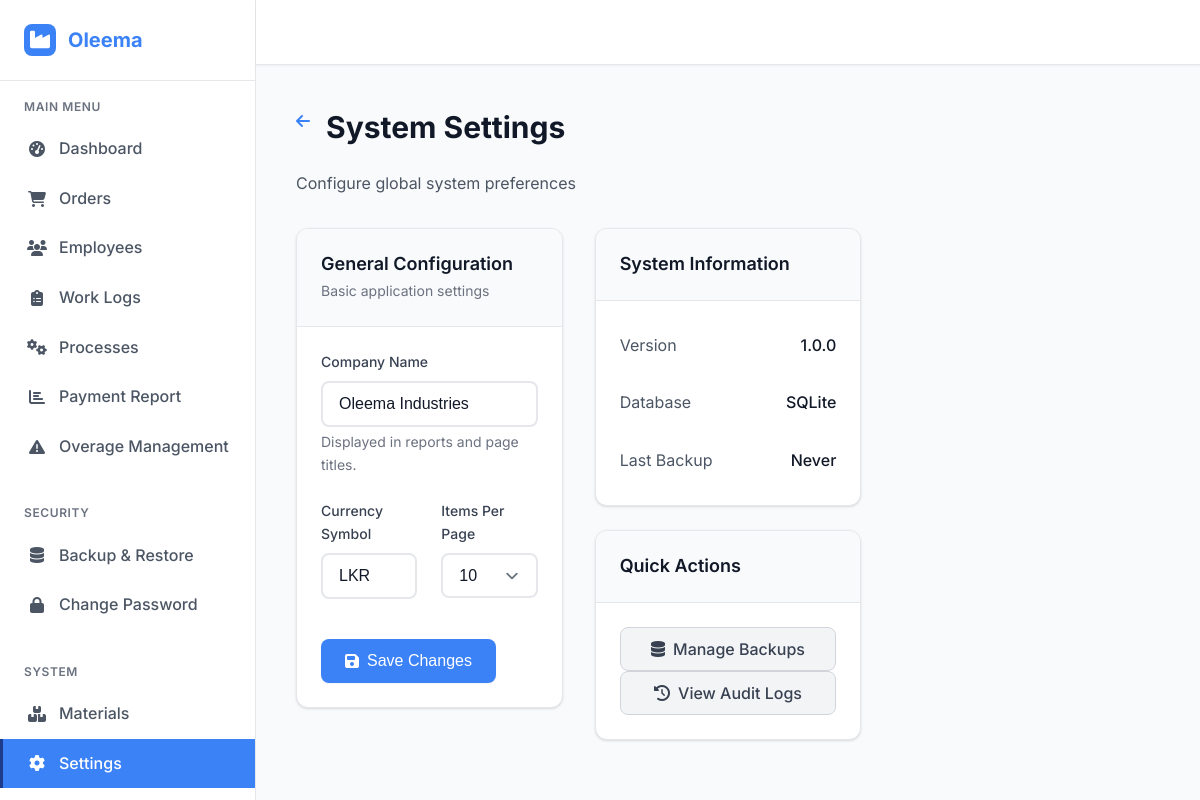
The app's page /settings (signed in) with its own data.
### models.py (models this page shows, shortened)
class Setting(db.Model):
    __tablename__ = 'settings'
    key = db.Column(db.String(50), primary_key=True)
    value = db.Column(db.Text)
    description = db.Column(db.String(200))
    updated_at = db.Column(db.DateTime, default=datetime.utcnow, onupdate=datetime.utcnow)

### app.py (the view, shortened to what this page needs)
@app.route('/settings', methods=['GET', 'POST'])
def settings():
    if not session.get('logged_in'):
        return redirect(url_for('login'))
    settings_dict = {}
    try:
        all_settings = Setting.query.all()
        for setting in all_settings:
            settings_dict[setting.key] = setting.value
    except Exception as e:
        print(f"Error fetching settings: {e}")
        settings_dict = {
            'company_name': 'Oleema Industries',
            'currency_symbol': 'LKR',
            'items_per_page': '10'
        }
    return render_template('pages/settings.html', settings=settings_dict)

### app.py (called while the page is built)
def check_session_timeout():
    if 'logged_in' in session:
        last_activity = session.get('last_activity')
        if last_activity:
            last_activity = datetime.fromisoformat(last_activity)
            if datetime.now() - last_activity > timedelta(hours=2):
                session.clear()
                return True
    return False

def update_session_activity():
    session['last_activity'] = datetime.now().isoformat()

@app.before_request
def before_request():
    if request.endpoint and 'static' not in request.endpoint:
        if check_session_timeout():
            flash('Session expired due to inactivity. Please login again.', 'warning')
            return redirect(url_for('login'))
        elif session.get('logged_in'):
            update_session_activity()

@app.context_processor
def inject_settings():
    try:
        settings_dict = {}
        all_settings = Setting.query.all()
        for setting in all_settings:
            settings_dict[setting.key] = setting.value
        return dict(app_settings=settings_dict)
    except:
        return dict(app_settings={})

### templates/pages/settings.html (shortened to what this page needs)
{% extends "base.html" %}
{% block content %}
<div class="p-6">
    <div class="mb-8">
        <div class="flex items-center mb-4">
            <a href="{{ url_for('dashboard') }}" class="text-primary hover:text-primary-dark mr-4">
                <i class="fas fa-arrow-left"></i>
            </a>
            <h1 class="text-3xl font-bold text-gray-900">System Settings</h1>
        </div>
        <p class="text-gray-600">Configure global system preferences</p>
    </div>
    <div class="grid grid-cols-1 lg:grid-cols-3 gap-8">
        <div class="lg:col-span-2">
            <div class="card">
                <div class="card-header">
                    <h3 class="card-title">General Configuration</h3>
                    <p class="card-subtitle">Basic application settings</p>
                </div>
                <div class="card-body">
                    <form method="POST">
                        <div class="space-y-6">
                            <div class="form-group">
                                <label for="company_name" class="form-label">Company Name</label>
                                <input type="text" id="company_name" name="company_name" class="form-input"
                                    value="{{ settings.get('company_name', 'Oleema Industries') }}" required>
                                <p class="text-sm text-gray-500 mt-1">Displayed in reports and page titles.</p>
                            </div>
                            <div class="grid grid-cols-1 md:grid-cols-2 gap-6">
                                <div class="form-group">
                                    <label for="currency_symbol" class="form-label">Currency Symbol</label>
                                    <input type="text" id="currency_symbol" name="currency_symbol" class="form-input"
                                        value="{{ settings.get('currency_symbol', 'LKR') }}" required>
                                </div>
                                <div class="form-group">
                                    <label for="items_per_page" class="form-label">Items Per Page</label>
                                    <select id="items_per_page" name="items_per_page" class="form-select">
                                        <option value="10" {% if settings.get('items_per_page')=='10' %}selected{% endif
                                            %}>10</option>
                                    </select>
                                </div>
                            </div>
                            <div class="pt-4 border-t border-gray-200">
                                <button type="submit" class="btn btn-primary">
                                    <i class="fas fa-save mr-2"></i>
                                    Save Changes
                                </button>
                            </div>
                        </div>
                    </form>
                </div>
            </div>
        </div>
        <div class="lg:col-span-1">
            <div class="card mb-6">
                <div class="card-header">
                    <h3 class="card-title">System Information</h3>
                </div>
                <div class="card-body">
                    <div class="space-y-4">
                        <div class="flex justify-between py-2 border-b border-gray-100">
                            <span class="text-gray-600">Version</span>
                            <span class="font-medium">1.0.0</span>
                        </div>
                        <div class="flex justify-between py-2 border-b border-gray-100">
                            <span class="text-gray-600">Database</span>
                            <span class="font-medium">SQLite</span>
                        </div>
                        <div class="flex justify-between py-2 border-b border-gray-100">
                            <span class="text-gray-600">Last Backup</span>
                            <span class="font-medium">
                                {% if last_backup %}
                                {{ last_backup }}
                                {% else %}
                                Never
                                {% endif %}
                            </span>
                        </div>
                    </div>
                </div>
            </div>
            <div class="card">
                <div class="card-header">
                    <h3 class="card-title">Quick Actions</h3>
                </div>
                <div class="card-body space-y-3">
                    <a href="{{ url_for('backup') }}" class="btn btn-secondary w-full justify-center">
                        <i class="fas fa-database mr-2"></i>
                        Manage Backups
                    </a>
                    <a href="{{ url_for('audit_logs') }}" class="btn btn-secondary w-full justify-center">
                        <i class="fas fa-history mr-2"></i>
                        View Audit Logs
                    </a>
                </div>
            </div>
        </div>
    </div>
</div>
{% endblock %}

### static/css/main.css (style rules this page uses)
* { box-sizing: border-box; }
html { font-size: 16px; scroll-behavior: smooth; }
body { margin: 0; padding: 0; background-color: var(--gray-50); min-height: 100vh; }
.flex { display: flex; }
.items-center { align-items: center; }
.justify-center { justify-content: center; }
.justify-between { justify-content: space-between; }
.w-full { width: 100%; }
.grid { display: grid; }
.grid-cols-1 { grid-template-columns: repeat(1, minmax(0, 1fr)); }
.gap-6 { gap: 1.5rem; }
.gap-8 { gap: 2rem; }
.bg-gray-50 { background-color: var(--gray-50); }
.text-gray-500 { color: var(--gray-500); }
.text-gray-900 { color: var(--gray-900); }
.text-primary { color: var(--primary); }
.border-gray-200 { border-color: var(--gray-200); }
@media (min-width: 768px) { .md\:grid-cols-2 { grid-template-columns: repeat(2, minmax(0, 1fr)); } }
@media (min-width: 1024px) { .lg\:grid-cols-3 { grid-template-columns: repeat(3, minmax(0, 1fr)); } }
.space-y-4>*+* { margin-top: 1rem; }
.mb-4 { margin-bottom: 0.5rem; }
.mb-6 { margin-bottom: 1.5rem; }
.mr-2 { margin-right: 0.5rem; }
.mr-4 { margin-right: 1rem; }
.p-6 { padding: 1.5rem; }
.py-2 { padding-top: 0.5rem; padding-bottom: 0.5rem; }
.text-sm { font-size: 0.875rem; }
.font-medium { font-weight: 500; }
.font-bold { font-weight: 700; }
.text-gray-600 { color: var(--gray-600); }
.card h3, .card h4, .card p, .card span { word-wrap: break-word; overflow-wrap: break-word; }
.card-body { word-wrap: break-word; overflow-wrap: break-word; }

### static/css/utilities/colors.css (style rules this page uses)
:root { --primary-dark: #1e3a8a; --primary: #3b82f6; --primary-light: #60a5fa; --primary-lighter: #93c5fd; --accent-yellow: #fef3c7; --accent-yellow-dark: #f59e0b; --white: #ffffff; --gray-50: #f9fafb; --gray-100: #f3f4f6; --gray-200: #e5e7eb; --gray-300: #d1d5db; --gray-400: #9ca3af; --gray-500: #6b7280; --gray-600: #4b5563; --gray-700: #374151; --gray-800: #1f2937; --gray-900: #111827; --success: #10b981; --warning: #f59e0b; --error: #ef4444; --info: #3b82f6; --shadow-sm: 0 1px 2px 0 rgb(0 0 0 / 0.05); --shadow: 0 1px 3px 0 rgb(0 0 0 / 0.1), 0 1px 2px -1px rgb(0 0 0 / 0.1); --shadow-md: 0 4px 6px -1px rgb(0 0 0 / 0.1), 0 2px 4px -2px rgb(0 0 0 / 0.1); --shadow-lg: 0 10px 15px -3px rgb(0 0 0 / 0.1), 0 4px 6px -4px rgb(0 0 0 / 0.1); --shadow-xl: 0 20px 25px -5px rgb(0 0 0 / 0.1), 0 8px 10px -6px rgb(0 0 0 / 0.1); }

### static/css/utilities/typography.css (style rules this page uses)
body { font-family: 'Inter', -apple-system, BlinkMacSystemFont, 'Segoe UI', Roboto, sans-serif; line-height: 1.6; color: var(--gray-900); }
h1, h2, h3, h4, h5, h6 { font-weight: 600; line-height: 1.25; margin-bottom: 0.5rem; }
h1 { font-size: 2.25rem; font-weight: 700; }
h3 { font-size: 1.5rem; }
p { margin-bottom: 1rem; }
.text-sm { font-size: 0.875rem; }
.text-3xl { font-size: 1.875rem; }
.font-medium { font-weight: 500; }
.font-bold { font-weight: 700; }

### static/css/utilities/spacing.css (style rules this page uses)
.mt-1 { margin-top: 0.25rem; }
.mb-4 { margin-bottom: 1rem; }
.mb-6 { margin-bottom: 1.5rem; }
.mb-8 { margin-bottom: 2rem; }
.mr-2 { margin-right: 0.5rem; }
.mr-4 { margin-right: 1rem; }
.p-6 { padding: 1.5rem; }
.pt-4 { padding-top: 1rem; }

### static/css/components/forms.css (style rules this page uses)
.form-group { margin-bottom: 1.5rem; }
.form-label { display: block; font-size: 0.875rem; font-weight: 500; color: var(--gray-700); margin-bottom: 0.5rem; }
.form-input { width: 100%; padding: 0.75rem 1rem; font-size: 1rem; border: 2px solid var(--gray-200); border-radius: 0.5rem; background-color: var(--white); color: var(--gray-900); transition: all 0.2s ease-in-out; box-sizing: border-box; }
.form-input::placeholder { color: var(--gray-400); }
.form-select { width: 100%; padding: 0.75rem 1rem; font-size: 1rem; border: 2px solid var(--gray-200); border-radius: 0.5rem; background-color: var(--white); color: var(--gray-900); transition: all 0.2s ease-in-out; box-sizing: border-box; cursor: pointer; appearance: none; background-position: right 0.75rem center; background-repeat: no-repeat; background-size: 1.5em 1.5em; padding-right: 2.5rem; }
.btn { display: inline-flex; align-items: center; justify-content: center; padding: 0.75rem 1.5rem; font-size: 1rem; font-weight: 500; border: none; border-radius: 0.5rem; cursor: pointer; transition: all 0.2s ease-in-out; text-decoration: none; line-height: 1; min-height: 44px; }
.btn-primary { background-color: var(--primary); color: var(--white); box-shadow: var(--shadow-sm); }
.btn-secondary { background-color: var(--gray-100); color: var(--gray-700); border: 1px solid var(--gray-300); }

### records on screen
Setting: company_name "Oleema Industries"
Setting: currency_symbol "LKR"
Setting: items_per_page "10"
